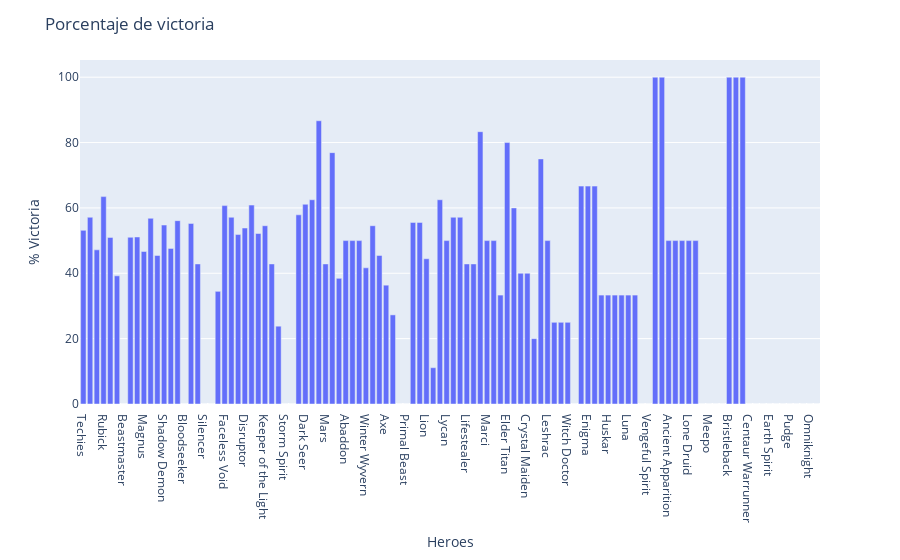

This figure's notebook cell:
### Code cell
fig = px.bar(tabl, x='Heroes', y='% Victoria')
fig.update_layout(title='Porcentaje de victoria')
fig.show()

### Figure 1 — Plotly figure (JSON) as saved in the notebook; plotly's stock layout.template omitted (floating-point values rounded to 4 significant figures)
{"data": [{"alignmentgroup": "True", "hovertemplate": "Heroes=%{x}<br>% Victoria=%{y}<extra></extra>", "legendgroup": "", "marker": {"color": "#636efa", "pattern": {"shape": ""}}, "name": "", "offsetgroup": "", "orientation": "v", "showlegend": false, "textposition": "auto", "type": "bar", "x": [" Techies", " Void Spirit", " Morphling", " Rubick", " Doom", " Windranger", " Beastmaster", " Undying", " Timbersaw", " Magnus", " Medusa", " Batrider", " Shadow Demon", " Enchantress", " Pugna", " Bloodseeker", " Ember Spirit", " Skywrath Mage", " Silencer", " Spirit Breaker", " Lich", " Faceless Void", " Pangolier", " Snapfire", " Disruptor", " Mirana", " Venomancer", " Keeper of the Light", " Monkey King", " Templar Assassin", " Storm Spirit", " Terrorblade", " Juggernaut", " Dark Seer", " Tidehunter", " Anti-Mage", " Mars", " Phantom Lancer", " Bounty Hunter", " Abaddon", " Clockwerk", " Slark", " Winter Wyvern", " Visage", " Queen of Pain", " Axe", " Bane", " Legion Commander", " Primal Beast", " Broodmother", " Underlord", " Lion", " Phoenix", " Earthshaker", " Lycan", " Puck", " Tiny", " Lifestealer", " Shadow Fiend", " Chen", " Marci", " Oracle", " Lina", " Elder Titan", " Naga Siren", " Clinkz", " Crystal Maiden", " Muerta", " Ogre Magi", " Leshrac", " Death Prophet", " Sniper", " Witch Doctor", " Kunkka", " Brewmaster", " Enigma", " Tinker", " Alchemist", " Huskar", " Invoker", " Io", " Luna", " Ursa", " Chaos Knight", " Vengeful Spirit", " Dawnbreaker", " Necrophos", " Ancient Apparition", " Dark Willow", " Grimstroke", " Lone Druid", " Viper", " Arc Warden", " Meepo", " Sven", " Troll Warlord", " Bristleback", " Tusk", " Zeus", " Centaur Warrunner", " Dragon Knight", " Drow Ranger", " Earth Spirit", " Hoodwink", " Nyx Assassin", " Pudge", " Slardar", " Weaver", " Omniknight", " Riki"], "xaxis": "x", "y": [53.13, 57.14, 47.17, 63.46, 50.98, 39.22, 0, 51.02, 51.11, 46.67, 56.82, 45.45, 54.76, 47.62, 56.1, 0, 55.26, 42.86, 0, 0, 34.48, 60.71, 57.14, 51.85, 53.85, 60.87, 52.17, 54.55, 42.86, 23.81, 0, 0, 57.89, 61.11, 62.5, 86.67, 42.86, 76.92, 38.46, 50, 50, 50, 41.67, 54.55, 45.45, 36.36, 27.27, 0, 0, 55.56, 55.56, 44.44, 11.11, 62.5, 50, 57.14, 57.14, 42.86, 42.86, 83.33, 50, 50, 33.33, 80, 60, 40, 40, 20, 75, 50, 25, 25, 25, 0, 66.67, 66.67, 66.67, 33.33, 33.33, 33.33, 33.33, 33.33, 33.33, 0, 0, 100, 100, 50, 50, 50, 50, 50, 0, 0, 0, 0, 100, 100, 100, 0, 0, 0, 0, 0, 0, 0, 0, 0, 0, 0], "yaxis": "y"}], "layout": {"barmode": "relative", "legend": {"tracegroupgap": 0}, "margin": {"t": 60}, "title": {"text": "Porcentaje de victoria"}, "xaxis": {"anchor": "y", "domain": [0, 1], "title": {"text": "Heroes"}}, "yaxis": {"anchor": "x", "domain": [0, 1], "title": {"text": "% Victoria"}}}}
